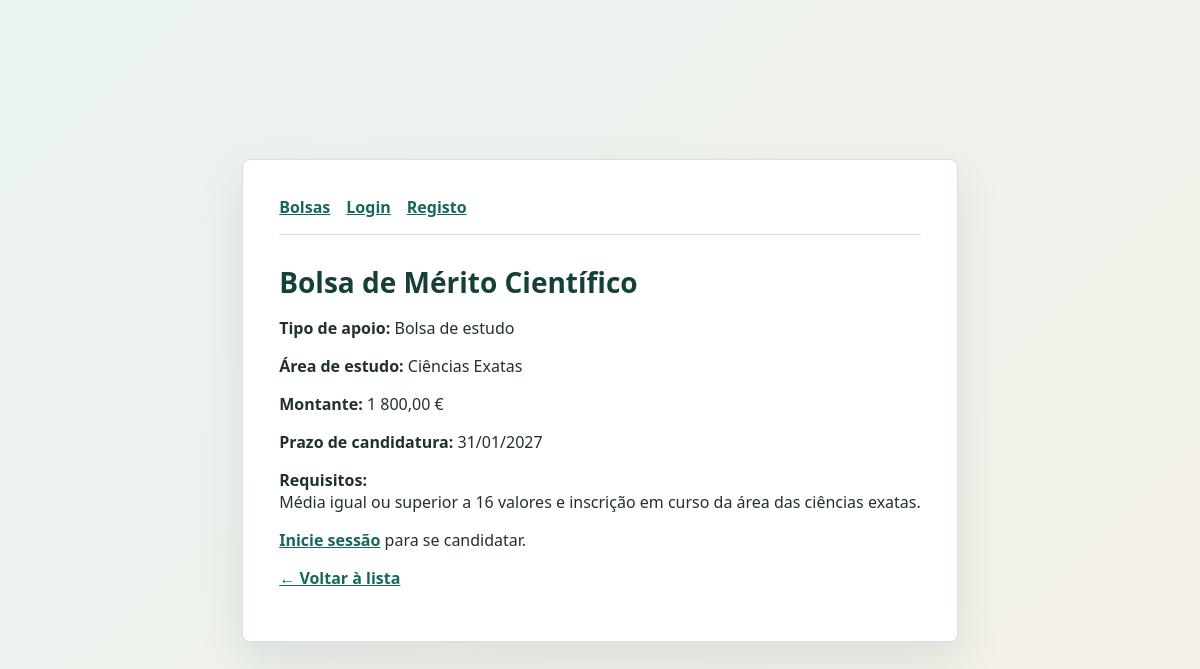
The page /index.php?rota=bolsa&id=1 on the database its author committed.
### tables this page shows
create table bolsas(
    id int unsigned auto_increment primary key,
    designacao varchar(150) not null,
    tipo_apoio varchar(80) not null,
    area_estudo varchar(80) not null,
    requisitos text not null,
    montante decimal(10,2) not null,
    prazo date not null,
    constraint ck_montante check (montante >= 0)
);

### app/helpers.php (called while the page is built, shortened)
<?php
function escapar($valor): string
{
    return htmlspecialchars((string) $valor, ENT_QUOTES, 'UTF-8');
}
function render(string $view, array $dados = []): void
{
    require __DIR__ . '/Views/layout.php';
}

### app/Controllers/BolsaController.php (called while the page is built, shortened)
<?php
class BolsaController
{
    private Bolsa $bolsas;
    public function __construct(PDO $pdo)
    {
        $this->bolsas = new Bolsa($pdo);
    }
    public function detalhe()
    {
        $id = (int) ($_GET['id'] ?? 0);
        $bolsa = $this->bolsas->porId($id);
        render('bolsas/detalhe', [
            'titulo' => $bolsa['designacao'],
            'bolsa'  => $bolsa,
        ]);
    }
}

### public/index.php (called while the page is built, shortened)
<?php
spl_autoload_register(function ($classe) {
    foreach (['', 'Models/', 'Controllers/'] as $pasta) {
        $ficheiro = __DIR__ . '/../app/' . $pasta . $classe . '.php';
        if (is_file($ficheiro)) {
            return;
        }
    }
});
require __DIR__ . '/../app/helpers.php';
$rotas = [
    'registo'  => ['AuthController', 'registo'],
    'login'    => ['AuthController', 'login'],
    'logout'   => ['AuthController', 'logout'],
    'bolsas'   => ['BolsaController', 'lista'],
    'bolsa'    => ['BolsaController', 'detalhe'],
    'perfil'   => ['CandidatoController', 'perfil'],
    'password' => ['CandidatoController', 'password'],
    'candidaturas'             => ['CandidaturaController', 'lista'],
    'candidatura'              => ['CandidaturaController', 'detalhe'],
    'candidatura_nova'         => ['CandidaturaController', 'nova'],
    'candidatura_editar'       => ['CandidaturaController', 'editar'],
    'candidatura_cancelar'     => ['CandidaturaController', 'cancelar'],
    'documento'                => ['CandidaturaController', 'descarregarDocumento'],
    'documento_enviar'         => ['CandidaturaController', 'anexarDocumento'],
    'esclarecimento_responder' => ['CandidaturaController', 'responderEsclarecimento'],
    'tecnico'                  => ['TecnicoController', 'lista'],
    'tecnico_candidatura'      => ['TecnicoController', 'detalhe'],
    'tecnico_estado'           => ['TecnicoController', 'mudarEstado'],
    'tecnico_esclarecimento'   => ['TecnicoController', 'pedirEsclarecimento'],
    'tecnico_observacao'       => ['TecnicoController', 'adicionarObservacao'],
];
$rota = $_GET['rota'] ?? 'bolsas';
$pdo = require __DIR__ . '/../config.php';
[$controller, $metodo] = $rotas[$rota];
(new $controller($pdo))->$metodo();

### app/Models/Bolsa.php (called while the page is built, shortened)
<?php
class Bolsa
{
    private $pdo;
    public function __construct($pdo)
    {
        $this->pdo = $pdo;
    }
    public function porId(int $id): array|false
    {
        $stmt = $this->pdo->prepare('SELECT * FROM bolsas WHERE id = ?');
        $stmt->execute([$id]);
        return $stmt->fetch();
    }
}

### app/Auth.php (called while the page is built, shortened)
<?php
class Auth
{
    public static function autenticado()
    {
        return isset($_SESSION['user_id']);
    }
}

### app/Views/bolsas/detalhe.php (the view)
<h1><?= escapar($bolsa['designacao']) ?></h1>
<p><strong>Tipo de apoio:</strong> <?= escapar($bolsa['tipo_apoio']) ?></p>
<p><strong>Área de estudo:</strong> <?= escapar($bolsa['area_estudo']) ?></p>
<p><strong>Montante:</strong> <?= number_format($bolsa['montante'], 2, ',', ' ') ?> €</p>
<p><strong>Prazo de candidatura:</strong> <?= date('d/m/Y', strtotime($bolsa['prazo'])) ?></p>
<p><strong>Requisitos:</strong><br><?= nl2br(escapar($bolsa['requisitos'])) ?></p>
<?php if (!Auth::autenticado()): ?>
    <p><a href="index.php?rota=login">Inicie sessão</a> para se candidatar.</p>
<?php elseif (Auth::perfil() === 'candidato'): ?>
    <p><a class="botao" href="index.php?rota=candidatura_nova&amp;bolsa_id=<?= (int) $bolsa['id'] ?>">Candidatar-me</a></p>
<?php endif; ?>
<p><a href="index.php?rota=bolsas">&larr; Voltar à lista</a></p>

### public/style.css (style rules this page uses)
* { box-sizing: border-box; }
body { min-height: 100vh; margin: 0; padding: 32px 16px; display: grid; place-items: center; background: linear-gradient(135deg, #eaf3f1, #f5f1e8); color: #20312f; font-family: "Segoe UI", Tahoma, sans-serif; }
h1 { margin: 0 0 8px; color: #173f3a; font-size: 28px; }
a { color: #17675d; font-weight: 600; }

### rows shown on the page
bolsas: designacao "Bolsa de Mérito Científico", tipo_apoio "Bolsa de estudo", area_estudo "Ciências Exatas", montante "1 800,00", prazo "31/01/2027", requisitos "Média igual ou superior a 16 valores e inscrição em curso da área das ciências exatas."
